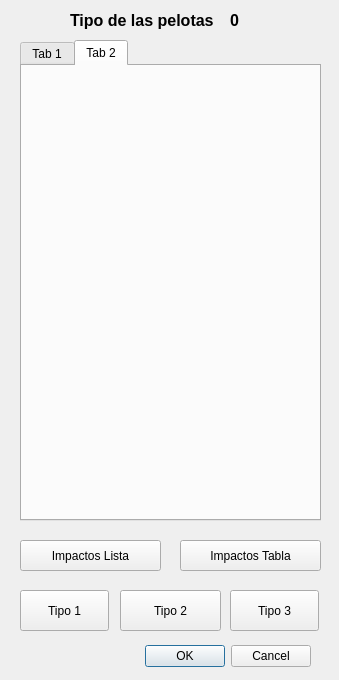
<?xml version="1.0" encoding="UTF-8"?>
<ui version="4.0">
 <class>DControlBolasTipos</class>
 <widget class="QDialog" name="DControlBolasTipos">
  <property name="geometry">
   <rect>
    <x>0</x>
    <y>0</y>
    <width>339</width>
    <height>680</height>
   </rect>
  </property>
  <property name="windowTitle">
   <string>Dialog</string>
  </property>
  <widget class="QDialogButtonBox" name="buttonBox">
   <property name="geometry">
    <rect>
     <x>-30</x>
     <y>640</y>
     <width>341</width>
     <height>32</height>
    </rect>
   </property>
   <property name="orientation">
    <enum>Qt::Horizontal</enum>
   </property>
   <property name="standardButtons">
    <set>QDialogButtonBox::Cancel|QDialogButtonBox::Ok</set>
   </property>
  </widget>
  <widget class="QTabWidget" name="tabBolas">
   <property name="geometry">
    <rect>
     <x>20</x>
     <y>40</y>
     <width>301</width>
     <height>481</height>
    </rect>
   </property>
   <property name="currentIndex">
    <number>1</number>
   </property>
   <widget class="QWidget" name="tab">
    <attribute name="title">
     <string>Tab 1</string>
    </attribute>
   </widget>
   <widget class="QWidget" name="tab_2">
    <attribute name="title">
     <string>Tab 2</string>
    </attribute>
   </widget>
  </widget>
  <widget class="QPushButton" name="btTipo1">
   <property name="geometry">
    <rect>
     <x>20</x>
     <y>590</y>
     <width>89</width>
     <height>41</height>
    </rect>
   </property>
   <property name="text">
    <string>Tipo 1</string>
   </property>
  </widget>
  <widget class="QPushButton" name="btTipo2">
   <property name="geometry">
    <rect>
     <x>120</x>
     <y>590</y>
     <width>101</width>
     <height>41</height>
    </rect>
   </property>
   <property name="text">
    <string>Tipo 2</string>
   </property>
  </widget>
  <widget class="QPushButton" name="btTipo3">
   <property name="geometry">
    <rect>
     <x>230</x>
     <y>590</y>
     <width>89</width>
     <height>41</height>
    </rect>
   </property>
   <property name="text">
    <string>Tipo 3</string>
   </property>
  </widget>
  <widget class="QLabel" name="label">
   <property name="geometry">
    <rect>
     <x>70</x>
     <y>10</y>
     <width>151</width>
     <height>20</height>
    </rect>
   </property>
   <property name="font">
    <font>
     <pointsize>12</pointsize>
     <weight>75</weight>
     <bold>true</bold>
    </font>
   </property>
   <property name="text">
    <string>Tipo de las pelotas</string>
   </property>
  </widget>
  <widget class="QLabel" name="lbTipo">
   <property name="geometry">
    <rect>
     <x>230</x>
     <y>10</y>
     <width>31</width>
     <height>21</height>
    </rect>
   </property>
   <property name="font">
    <font>
     <pointsize>12</pointsize>
     <weight>75</weight>
     <bold>true</bold>
    </font>
   </property>
   <property name="text">
    <string>0</string>
   </property>
  </widget>
  <widget class="QPushButton" name="btImpactos">
   <property name="geometry">
    <rect>
     <x>20</x>
     <y>540</y>
     <width>141</width>
     <height>31</height>
    </rect>
   </property>
   <property name="text">
    <string>Impactos Lista</string>
   </property>
  </widget>
  <widget class="QPushButton" name="btImpactosTabla">
   <property name="geometry">
    <rect>
     <x>180</x>
     <y>540</y>
     <width>141</width>
     <height>31</height>
    </rect>
   </property>
   <property name="text">
    <string>Impactos Tabla</string>
   </property>
  </widget>
 </widget>
 <resources/>
 <connections>
  <connection>
   <sender>buttonBox</sender>
   <signal>accepted()</signal>
   <receiver>DControlBolasTipos</receiver>
   <slot>accept()</slot>
   <hints>
    <hint type="sourcelabel">
     <x>248</x>
     <y>254</y>
    </hint>
    <hint type="destinationlabel">
     <x>157</x>
     <y>274</y>
    </hint>
   </hints>
  </connection>
  <connection>
   <sender>buttonBox</sender>
   <signal>rejected()</signal>
   <receiver>DControlBolasTipos</receiver>
   <slot>reject()</slot>
   <hints>
    <hint type="sourcelabel">
     <x>316</x>
     <y>260</y>
    </hint>
    <hint type="destinationlabel">
     <x>286</x>
     <y>274</y>
    </hint>
   </hints>
  </connection>
 </connections>
</ui>
